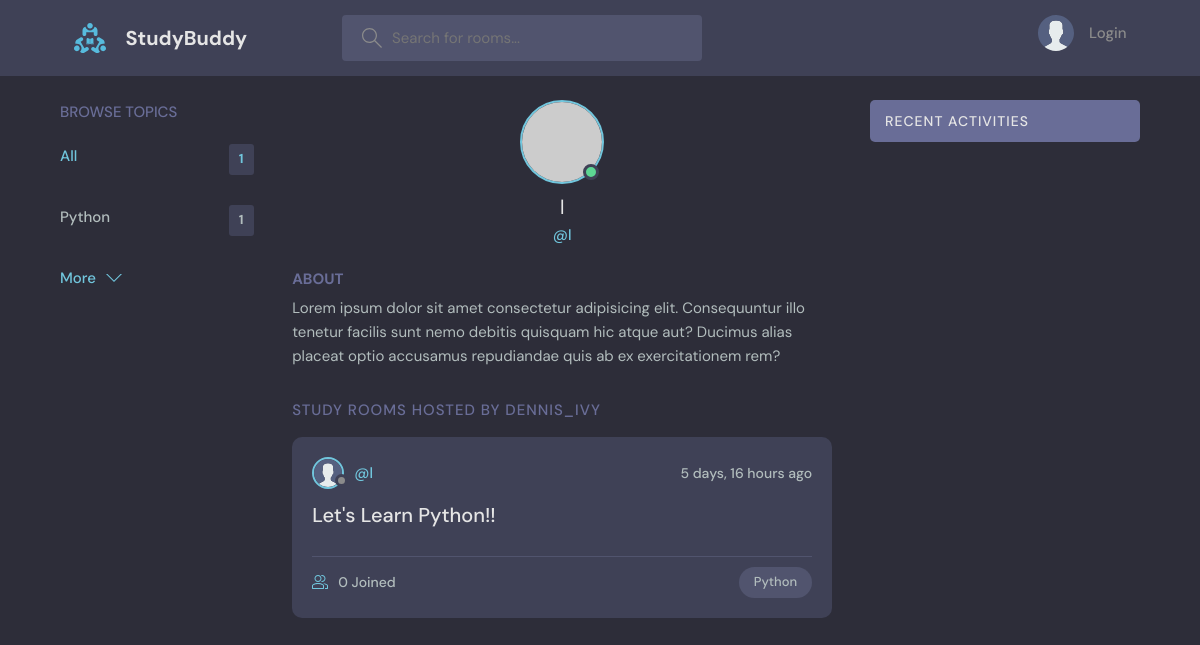
Screenshot of /profile/3/ with the database file from the repository.
### base/models.py (models this page shows, shortened)
class Topic(models.Model):
    name = models.CharField(max_length=200)

class User(AbstractUser):
    name = models.CharField(max_length=200, null=True)
    email = models.EmailField(unique=True, null=True)
    bio = models.TextField(null=True)
    avatar = models.ImageField(null=True, default="avatar.svg")
    USERNAME_FIELD = 'email'
    REQUIRED_FIELDS = ['username']
    objects = UserManager()

class Room(models.Model):
    host = models.ForeignKey(User, on_delete=models.SET_NULL, null=True)
    topic = models.ForeignKey(Topic, on_delete=models.SET_NULL, null=True)
    name = models.CharField(max_length=200)
    description = models.TextField(null=True, blank=True)
    participants = models.ManyToManyField(User, related_name='participants', blank=True)
    updated_at = models.DateTimeField(auto_now=True)
    created_at = models.DateTimeField(auto_now_add=True)
    class Meta:
        ordering = ['-updated_at', '-created_at']

### base/views.py (the view)
# urls.py: path('profile/<str:pk>/', views.userProfile, name='user-profile'),
def userProfile(request, pk):
    user = User.objects.get(id=pk)
    rooms = user.room_set.all()
    room_messages = user.message_set.all()
    topics = Topic.objects.all()
    context = {'user': user, 'rooms': rooms,
               'room_messages': room_messages, 'topics': topics}
    return render(request, 'base/profile.html', context)

### base/templates/base/profile.html (shortened to what this page needs)
{% extends 'main.html'%}
{% block content %}
  <main class="profile-page layout layout--3">
    <div class="container">
      {% include 'base/topics_component.html' %}
      <div class="roomList">
        <div class="profile">
          <div class="profile__avatar">
            <div class="avatar avatar--large active">
              <img src="https://randomuser.me/api/portraits/men/11.jpg" />
            </div>
          </div>
          <div class="profile__info">
            <h3>{{user.username}}</h3>
            <p>@{{user.username}}</p>
          </div>
          <div class="profile__about">
            <h3>About</h3>
            <p>
              Lorem ipsum dolor sit amet consectetur adipisicing elit. Consequuntur illo tenetur
              facilis sunt nemo debitis quisquam hic atque aut? Ducimus alias placeat optio
              accusamus repudiandae quis ab ex exercitationem rem?
            </p>
          </div>
        </div>
        <div class="roomList__header">
          <div>
            <h2>Study Rooms Hosted by dennis_ivy</a>
            </h2>
          </div>
        </div>
        {% include 'base/feed_component.html' %}
      </div>
      {% include 'base/activity_component.html' %}
    </div>
  </main>
{% endblock content %}

### base/templates/base/topics_component.html
<div class="topics">
  <div class="topics__header">
    <h2>Browse Topics</h2>
  </div>
  <ul class="topics__list">
    <li>
      <a href="{% url 'home' %}" class="active">All <span>{{topics.count}}</span></a>
    </li>
    {% for topic in topics %}
    <li>
      <a href="{% url 'home' %}?q={{topic.name}}">{{topic.name}} <span>{{topic.room_set.all.count}}</span></a>
    </li>
    {% endfor %}
  </ul>
  <a class="btn btn--link" href="{% url 'topics' %}">
    More
    <svg version="1.1" xmlns="http://www.w3.org/2000/svg" width="32" height="32" viewBox="0 0 32 32">
      <title>chevron-down</title>
      <path d="M16 21l-13-13h-3l16 16 16-16h-3l-13 13z"></path>
    </svg>
  </a>
</div>

### base/templates/base/feed_component.html (shortened to what this page needs)
{% for room in rooms %}
<div class="roomListRoom">
  <div class="roomListRoom__header">
    <a href="{% url 'user-profile' room.host.id %}" class="roomListRoom__author">
      <div class="avatar avatar--small">
        <img src="{{room.host.avatar.url}}" />
      </div>
      <span>@{{room.host.username}}</span>
    </a>
    <div class="roomListRoom__actions">
      <span>{{room.created_at|timesince}} ago</span>
    </div>
  </div>
  <div class="roomListRoom__content">
    <a href="{% url 'room' room.id %}">{{room.name}}</a>
  </div>
  <div class="roomListRoom__meta">
    <a href="{% url 'room' room.id %}" class="roomListRoom__joined">
      {{room.participants.all.count}} Joined
    </a>
    <p class="roomListRoom__topic">{{room.topic.name}}</p>
  </div>
</div>
{% endfor %}

### rows the page displays
Topic: name "Python", room_set.all.count "1"
User: username "l"
Room: host.avatar (placeholder picture), host.username "l", created_at "5 days, 16 hours", name "Let's Learn Python!!", participants.all.count "0", topic.name "Python"

### other values shown
{{ topics.count }} "1"
